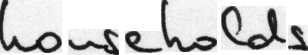
#> input picture data/test_households.png, 308 x 55 px
$ python -i line_segmentation.py   (imports and definitions only)   (older library calls are emulated)
#> lines starting #> are read from the running program, lines starting #| are printed output that depends on the picture
#> further down, picture is the input picture: shape (55, 308, 3); min 18, max 255, mean 207.3
import numpy as np
import cv2
from matplotlib import pyplot as plt

from Line import Line


def segment_lines(bw_img):
    # Calculates bounding boxes for all lines of text inside of image

    # Invert binary so text is 1s
    bw_inv = cv2.bitwise_not(bw_img)
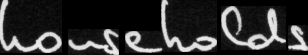
#> bw_inv: shape (55, 308, 3); min 0, max 237, mean 47.7

    # dilate to glue individual lines together
    kernel = np.ones((5,50), np.uint8) #for post-its
    dilated_img = cv2.dilate(bw_inv, kernel, iterations=1)
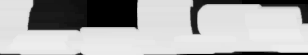
#> dilated_img: shape (55, 308, 3); min 0, max 237, mean 173.1

    # Get contours and sort by bounding box length
#> (the run stopped early here; a loop or call above may not have finished)
